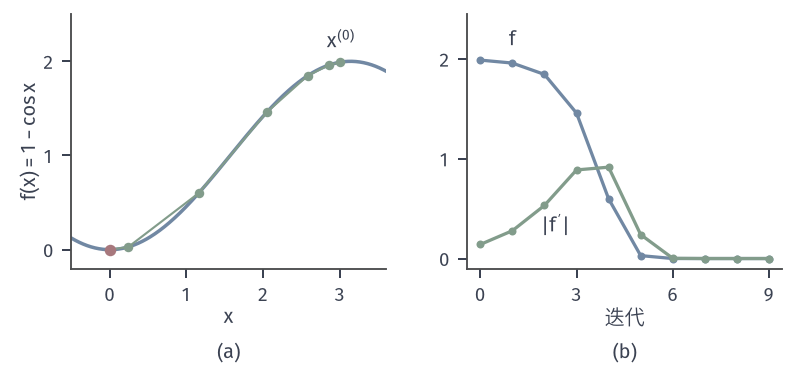

Recreate this plot in Python.
from pathlib import Path
import sys
ROOT = next(p for p in Path(__file__).resolve().parents if (p/'build.sh').is_file() and (p/'tex/book.tex').is_file())
sys.path.insert(0, str(ROOT/'figures/00-shared/mathematical-preliminaries-upper/00-shared/comprehension-figures'))
from support import figure, save, BLUE, GREEN, YELLOW, RED, PURPLE, INK, MUTED, GRID, BLUE_FILL, GREEN_FILL, YELLOW_FILL, RED_FILL, PURPLE_FILL
import numpy as np
HERE = Path(__file__).resolve().parent
STROKE = '#4C4D4F'
def panel(fig, left, right, top, bottom, wspace=.25, hspace=.25):
    fig.set_layout_engine(None)
    fig.subplots_adjust(left=left, right=right, top=top, bottom=bottom, wspace=wspace, hspace=hspace)
def tags(fig, axes, y=.015):
    for ax, s in zip(axes, ('(a)', '(b)', '(c)', '(d)')):
        p = ax.get_position(); fig.text((p.x0+p.x1)/2, y, s, ha='center', va='bottom')
# 贯穿本章的例子：f(x)=(x1^2+9x2^2)/2，x0=(9,1)，L=9，mu=1。
H = np.diag([1., 9.])
def f2(X, Y): return .5*(X**2 + 9*Y**2)
def grad(x): return H@x
def fv(x): return .5*x@H@x
x0 = np.array([9., 1.])

xs=[3.]
for t in range(9): xs.append(xs[-1]-np.sin(xs[-1]))
xs=np.array(xs); fs=1-np.cos(xs); gs=np.abs(np.sin(xs))
fig, axes = figure(width_mm=112, height_mm=52, ncols=2)
panel(fig, .09, .985, .96, .27, .26)
a=axes[0]; x=np.linspace(-.5,3.6,400); a.plot(x,1-np.cos(x),color=BLUE,lw=1.4); a.plot(xs,fs,'o',ms=3.8,color=GREEN,mew=0,zorder=4); a.plot(xs,fs,color=GREEN,lw=.85)
a.plot([0],[0],'o',ms=4.6,color=RED,mew=0,zorder=5); a.text(3.02,2.1,'$x^{(0)}$',ha='center',va='bottom')
a.set_xlim(-.5,3.6); a.set_ylim(-.2,2.5); a.set_xticks([0,1,2,3]); a.set_yticks([0,1,2]); a.set_xlabel('$x$',labelpad=1); a.set_ylabel('$f(x)=1-\\cos x$',labelpad=1)
b=axes[1]; t=np.arange(len(xs))
b.plot(t,fs,'-o',color=BLUE,lw=1.3,ms=3.2,mew=0); b.plot(t,gs,'-o',color=GREEN,lw=1.3,ms=3.2,mew=0)
b.text(1.0,2.1,'$f$',ha='center',va='bottom'); b.text(2.8,.45,r'$\vert f^{\prime}\vert$',ha='right',va='top')
b.set_xlim(-.4,9.4); b.set_ylim(-.1,2.45); b.set_xticks([0,3,6,9]); b.set_yticks([0,1,2]); b.set_xlabel('迭代',labelpad=1)
tags(fig, axes)
save(fig, HERE, 'figure', {'x0':3,'alpha':1,'x':xs.tolist(),'f':fs.tolist(),'g':gs.tolist()})
